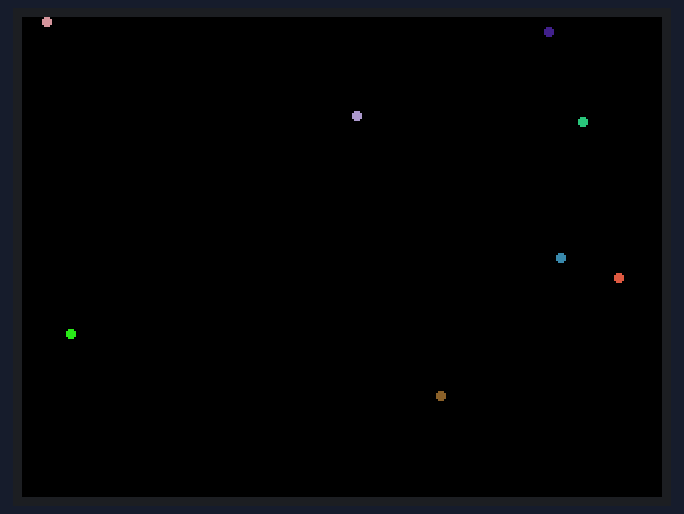
Simulated run of this sketch. Board: ESP32. Parts: 320×240 colour display. Random numbers use the default seed unless the sketch sets one.

Above: at 3.7 s.
At 7.7 s:
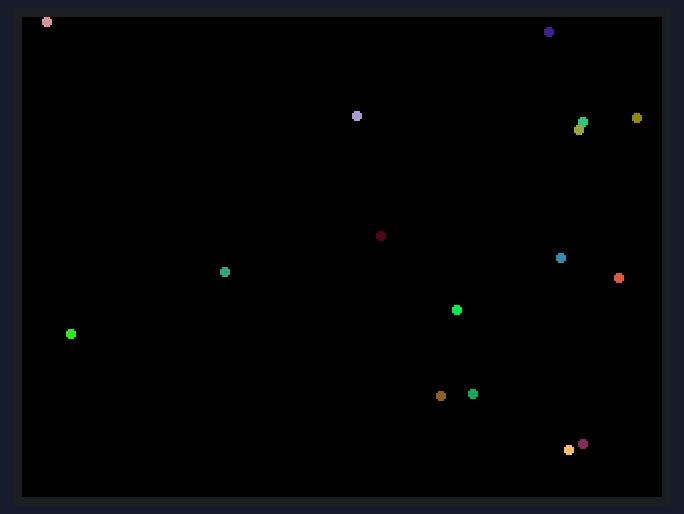
At 12.2 s:
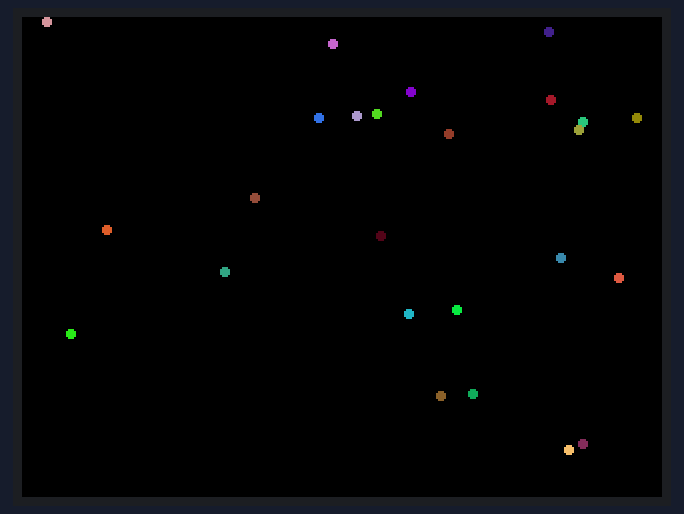
At 21.2 s:
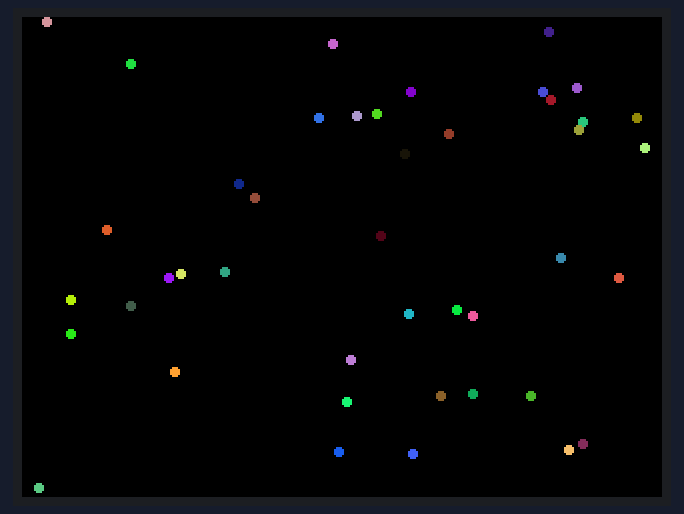
At 30.2 s:
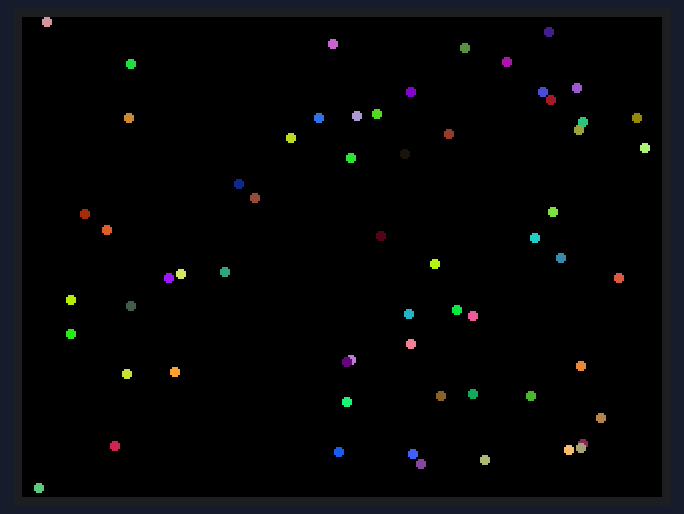
At 39.2 s:
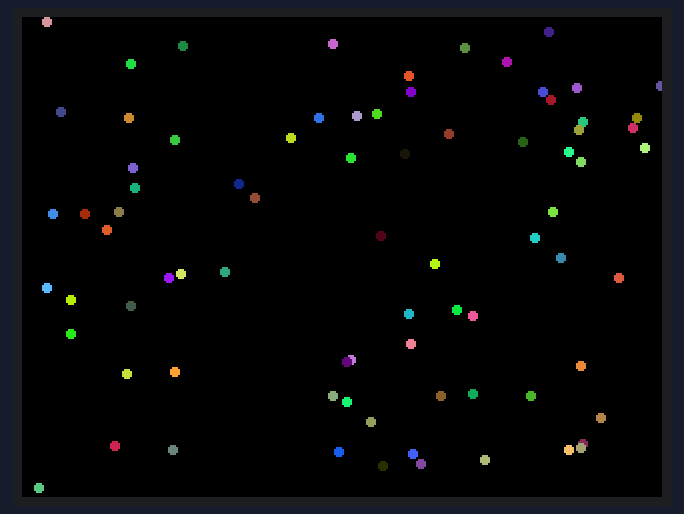

The sketch:

drawPointAtRandom_01.ino
```cpp
#include <M5Stack.h>

void setup() {
    M5.begin();
}

void loop() {

    int x = random(320);
    int y = random(240);
    int color = random(0x10000); // Random colour

    M5.Lcd.fillEllipse(x, y, 2, 2, color);

    delay(500);
}
```
